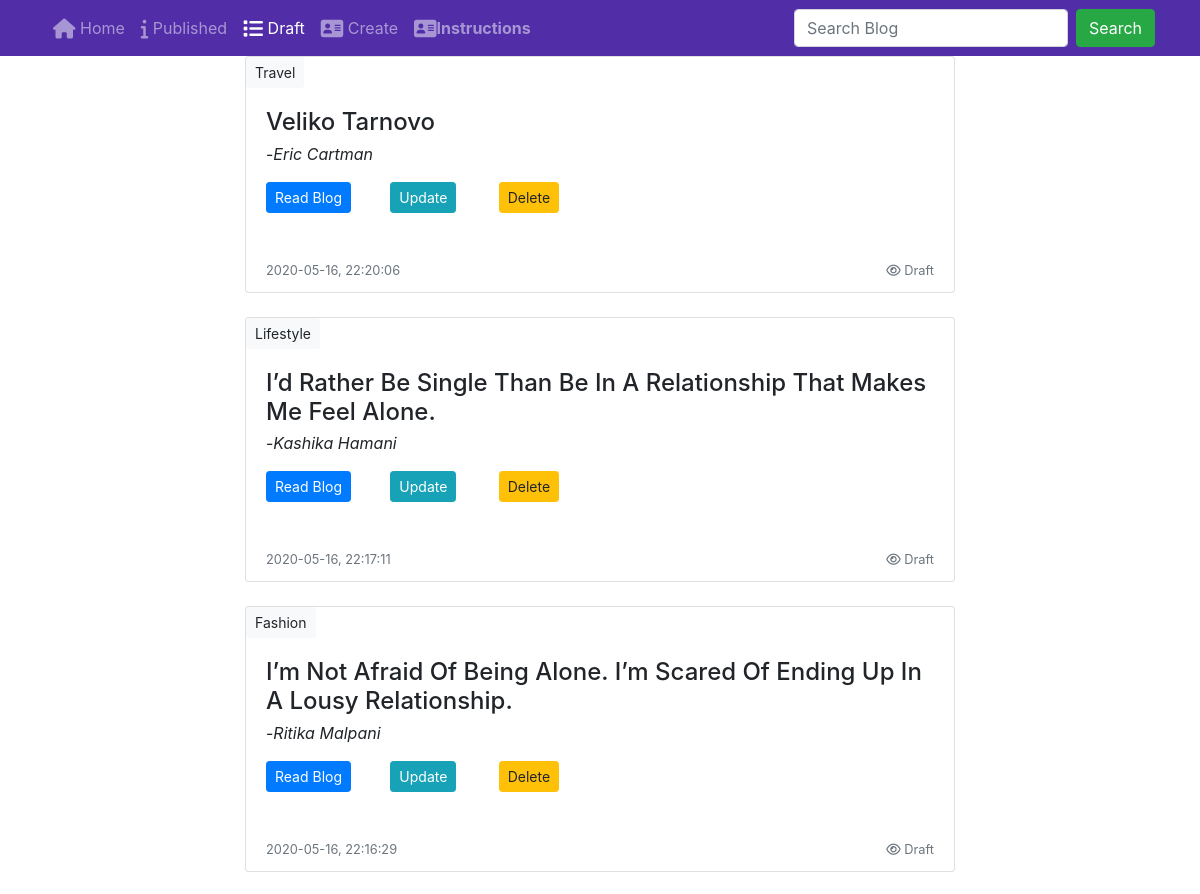
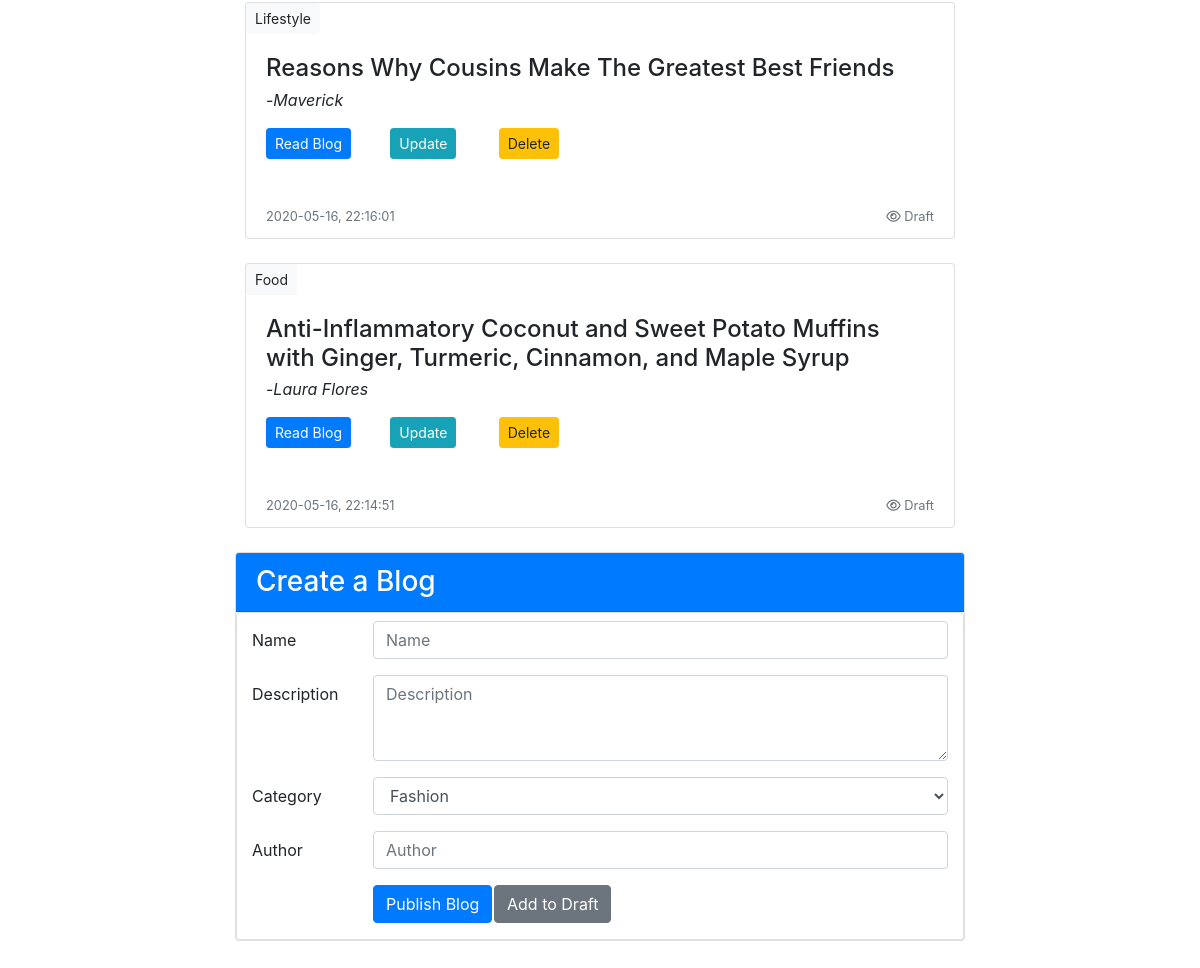
Page /draft.php on the committed database (2 pictures, top to bottom).
### tables this page shows
CREATE TABLE `blogs` (
  `id` int(6) NOT NULL,
  `name` varchar(300) DEFAULT NULL,
  `description` varchar(6000) DEFAULT NULL,
  `category` varchar(50) DEFAULT NULL,
  `author` varchar(300) DEFAULT NULL,
  `status` varchar(50) DEFAULT NULL,
  `date` date DEFAULT NULL,
  `time` time DEFAULT NULL,
  `image` blob
);

### draft.php (called while the page is built, shortened)
<?php
    $pdo = new PDO('mysql:host=localhost;port=3306;dbname=blogs', 'sunav', 'harry');
    $pdo->setAttribute(PDO::ATTR_ERRMODE, PDO::ERRMODE_EXCEPTION);
    $all_blogs = $pdo->query("SELECT * FROM blogs WHERE status='draft'");
    while ( $row = $all_blogs->fetch(PDO::FETCH_OBJ) )
    {
        $blogs[] = $row;
    }
    if(!empty( $blogs)){
        $blogs = array_reverse($blogs, true);
    }
    include 'main.php';
?>

### main.php (the view, shortened to what this page needs)
<!DOCTYPE html>
<html>
<head>
    <link rel="stylesheet" href="https://stackpath.bootstrapcdn.com/bootstrap/4.0.0/css/bootstrap.min.css">
    <link rel="stylesheet" href="./css/styles.css">
    <link rel="stylesheet" href="./css/font-awesome.min.css">
    <link rel="stylesheet" href="./css/bootstrap-social.css">
</head>
<body>
    <nav class="navbar navbar-dark navbar-expand-sm fixed-top">
        <div class="container">
            <div class="collapse navbar-collapse" id="Navbar">
                <ul class="nav navbar-nav mr-auto">
                    <li class="nav-item"><a class="nav-link" href="#"><span class="fa fa-home fa-lg"></span> Home</a></li>
                    <li class="nav-item"><a class="nav-link" id="publi" href="index.php"><span class="fa fa-info fa-lg"></span> Published</a></li>
                    <li class="nav-item"><a class="nav-link" id="dra"href="draft.php"><span class="fa fa-list fa-lg"></span> Draft</a></li>
                    <li class="nav-item"><a class="nav-link" href="#createblog"><span class="fa fa-address-card fa-lg"></span> Create</a></li>
                    <li class="nav-item"><a class="nav-link" href="javascript:{}" onclick="openinstructions()"><span class="fa fa-address-card fa-lg"></span><strong>Instructions</strong></a></li>
                </ul>
                <form class="form-inline my-2 my-lg-0" action="search.php" method="get">
                    <input class="form-control mr-sm-2" type="search" name="search" placeholder="Search Blog" aria-label="Search">
                    <button class="btn btn-outline-success my-2 my-sm-0 active" type="submit">Search</button>
                </form>
            </div>
        </div>
    </nav>
    <div class="container">
        <?php if (empty($blogs)) : ?>
            <div class="container">
                <h1 style="text-align: center; color:red; padding-top: 40px"> No blog to Show<h2>
            </div>
        <?php else : ?>
        <?php foreach($blogs as $blog) : ?>
            <div class="offset-md-2 col-12 col-sm-8 mt-4 " >
                <div class="card">
                    <div class="card-img">
                        <button class="btn btn-light btn-sm"><?php echo $blog->category?></button>
                    </div>
                    <div class="card-body" >
                        <h4 class="card-title"><?php echo $blog->name?></h4>
                        <p class="card-text">-<i><?php echo $blog->author?></i></p>
                        <div class="form-group row">
                            <div class="col-12">
                                <div class="row">
                                    <div class="col-4 col-sm-2">
                                        <a onclick="openblog(<?php echo $blog->id?>)" id="read<?php echo $blog->id?>" class="card-link btn btn-sm btn-primary text-white">Read Blog</a>
                                    </div>
                                    <div class="col-4 col-sm-2">
                                        <a onclick="updateblog(<?php echo $blog->id?>)" class="card-link btn-sm btn btn-info ml-2 text-white">Update</a>
                                    </div>
                                    <div class="col-4 col-sm-2">
                                        <a onclick="confirmdelete(<?php echo $blog->id?>)" class="card-link btn-sm btn btn-warning">Delete</a>
                                    </div>
                                </div>
                            </div>
                        </div>
                    </div>
                    <div class="card-footer text-muted d-flex justify-content-between bg-transparent border-top-0">
                        <div class="views"><?php echo $blog->date?>, <?php echo $blog->time?></div>
                        <div class="stats">
                            <i class="far fa-eye"></i> <?php echo $blog->status?>
                        </div>
                    </div>
                </div>
            </div>
        <?php endforeach; ?>
        <?php endif; ?>
    </div>
    <div class="container mt-4"id="createblog">
        <div class ="row">
            <div class ="offset-md-2 col-12 col-sm-8">
                <div class="card">
                    <h3 class="card-header bg-primary text-white">Create a Blog</h3>
                    <div class="card body">
                        <div class="container mt-2">
                            <form method="POST" action="add.php" type="submit" onsubmit="return verifyblog()" enctype="multipart/form-data">
                                <div class="form-group row">
                                    <label for="name" class="col-md-2 col-form-label">Name</label>
                                    <div class="col-md-10">
                                        <input type="text" class="form-control" id="name" name="name" placeholder="Name">
                                    </div>
                                </div>
                                <div class="form-group row">
                                    <label for="description" class="col-md-2 col-form-label">Description</label>
                                    <div class="col-md-10">
                                        <textarea type="text" id="description" name="description" cols="30" rows="3" class="form-control" placeholder="Description"></textarea>
                                    </div>
                                </div>
                                <div class="form-group row">
                                    <label for="category" class="col-md-2 col-form-label">Category</label>
                                    <div class="col-md-10">
                                        <select id="category" name="category" class="form-control">
                                            <option value="Fashion">Fashion</option>
                                        </select>
                                    </div>
                                </div>
                                <div class="form-group row">
                                    <label for="author" class="col-md-2 col-form-label">Author</label>
                                    <div class="col-md-10">
                                        <input type="text" class="form-control" id="author" name="author" placeholder="Author">
                                    </div>
                                </div>
                                <div class="form-group row">
                                    <div class="offset-2 col-2">
                                        <button type="submit" class="btn btn-primary" id="submit" name="submit" onclick="setpublish()">Publish Blog</button>
                                    </div>
                                    <div class="col-2">
                                        <button type="submit" class="btn btn-secondary" id="submit" name="submit" onclick="setdraft()">Add to Draft</button>
                                    </div>
                                </div>
                            </form>
                        </div>
                    </div>
                </div>
            </div>
        </div>
    </div>
</body>
</html>

### css/styles.css (style rules this page uses)
body { padding: 2rem 0rem; }
.card-img { border-bottom-left-radius: 0px; border-bottom-right-radius: 0px; }
.card-title { margin-bottom: 0.3rem; }
.card-footer { font-size: 0.8rem; }
.navbar-dark { background-color: #512DA8; }
html { scroll-behavior: smooth; }

### rows in the picture
blogs: category "Travel", name "Veliko Tarnovo", author "Eric Cartman", date "2020-05-16", time "22:20:06", status "Draft"
blogs: category "Lifestyle", name "I’d Rather Be Single Than Be In A Relationship That Makes Me Feel Alone.", author "Kashika Hamani", date "2020-05-16", time "22:17:11", status "Draft"
blogs: category "Fashion", name "I’m Not Afraid Of Being Alone. I’m Scared Of Ending Up In A Lousy Relationship.", author "Ritika Malpani", date "2020-05-16", time "22:16:29", status "Draft"
blogs: category "Lifestyle", name "Reasons Why Cousins Make The Greatest Best Friends", author "Maverick", date "2020-05-16", time "22:16:01", status "Draft"
blogs: category "Food", name "Anti-Inflammatory Coconut and Sweet Potato Muffins with Ginger, Turmeric, Cinnamon, and Maple Syrup", author "Laura Flores", date "2020-05-16", time "22:14:51", status "Draft"
